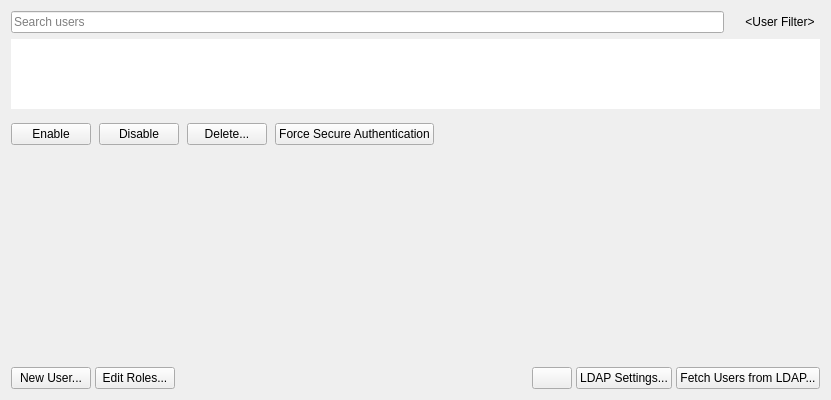
<?xml version="1.0" encoding="UTF-8"?>
<ui version="4.0">
 <class>UserListWidget</class>
 <widget class="QWidget" name="UserListWidget">
  <property name="geometry">
   <rect>
    <x>0</x>
    <y>0</y>
    <width>831</width>
    <height>400</height>
   </rect>
  </property>
  <layout class="QVBoxLayout" name="mainVerticalLayout" stretch="0,0">
   <item>
    <layout class="QVBoxLayout" name="verticalLayout" stretch="0,0">
     <item>
      <layout class="QHBoxLayout" name="horizontalLayout_5">
       <property name="spacing">
        <number>16</number>
       </property>
       <item>
        <widget class="QLineEdit" name="filterLineEdit">
         <property name="placeholderText">
          <string>Search users</string>
         </property>
         <property name="clearButtonEnabled">
          <bool>true</bool>
         </property>
        </widget>
       </item>
       <item>
        <widget class="DropdownButton" name="filterButton">
         <property name="sizePolicy">
          <sizepolicy hsizetype="Minimum" vsizetype="Preferred">
           <horstretch>0</horstretch>
           <verstretch>0</verstretch>
          </sizepolicy>
         </property>
         <property name="text">
          <string notr="true">&lt;User Filter&gt;</string>
         </property>
         <property name="flat">
          <bool>true</bool>
         </property>
        </widget>
       </item>
      </layout>
     </item>
     <item>
      <widget class="QStackedWidget" name="searchWidget">
       <property name="currentIndex">
        <number>0</number>
       </property>
       <widget class="QWidget" name="usersPage">
        <layout class="QVBoxLayout" name="verticalLayout_3">
         <property name="leftMargin">
          <number>0</number>
         </property>
         <property name="topMargin">
          <number>0</number>
         </property>
         <property name="rightMargin">
          <number>0</number>
         </property>
         <property name="bottomMargin">
          <number>0</number>
         </property>
         <item>
          <widget class="nx::vms::client::desktop::TreeView" name="usersTable">
           <property name="sizePolicy">
            <sizepolicy hsizetype="Expanding" vsizetype="Maximum">
             <horstretch>0</horstretch>
             <verstretch>0</verstretch>
            </sizepolicy>
           </property>
           <property name="focusPolicy">
            <enum>Qt::TabFocus</enum>
           </property>
           <property name="frameShape">
            <enum>QFrame::NoFrame</enum>
           </property>
           <property name="sizeAdjustPolicy">
            <enum>QAbstractScrollArea::AdjustToContents</enum>
           </property>
           <property name="selectionMode">
            <enum>QAbstractItemView::NoSelection</enum>
           </property>
           <property name="selectionBehavior">
            <enum>QAbstractItemView::SelectRows</enum>
           </property>
           <property name="rootIsDecorated">
            <bool>false</bool>
           </property>
           <property name="uniformRowHeights">
            <bool>true</bool>
           </property>
           <property name="sortingEnabled">
            <bool>true</bool>
           </property>
           <property name="allColumnsShowFocus">
            <bool>true</bool>
           </property>
           <attribute name="headerStretchLastSection">
            <bool>false</bool>
           </attribute>
          </widget>
         </item>
         <item>
          <layout class="QHBoxLayout" name="horizontalLayout_1">
           <property name="spacing">
            <number>8</number>
           </property>
           <property name="topMargin">
            <number>8</number>
           </property>
           <property name="bottomMargin">
            <number>8</number>
           </property>
           <item>
            <widget class="QPushButton" name="enableSelectedButton">
             <property name="text">
              <string>Enable</string>
             </property>
            </widget>
           </item>
           <item>
            <widget class="QPushButton" name="disableSelectedButton">
             <property name="text">
              <string>Disable</string>
             </property>
            </widget>
           </item>
           <item>
            <widget class="QPushButton" name="deleteSelectedButton">
             <property name="text">
              <string>Delete...</string>
             </property>
            </widget>
           </item>
           <item>
            <widget class="QPushButton" name="forceSecureAuthButton">
             <property name="text">
              <string>Force Secure Authentication</string>
             </property>
            </widget>
           </item>
           <item>
            <spacer name="horizontalSpacer_1">
             <property name="orientation">
              <enum>Qt::Horizontal</enum>
             </property>
             <property name="sizeHint" stdset="0">
              <size>
               <width>40</width>
               <height>20</height>
              </size>
             </property>
            </spacer>
           </item>
          </layout>
         </item>
         <item>
          <spacer name="verticalSpacer">
           <property name="orientation">
            <enum>Qt::Vertical</enum>
           </property>
           <property name="sizeHint" stdset="0">
            <size>
             <width>20</width>
             <height>40</height>
            </size>
           </property>
          </spacer>
         </item>
        </layout>
       </widget>
       <widget class="QWidget" name="nothingFoundPage">
        <layout class="QGridLayout" name="gridLayout" rowstretch="2,0,3">
         <property name="leftMargin">
          <number>0</number>
         </property>
         <property name="topMargin">
          <number>0</number>
         </property>
         <property name="rightMargin">
          <number>0</number>
         </property>
         <property name="bottomMargin">
          <number>0</number>
         </property>
         <item row="0" column="0">
          <spacer name="verticalSpacer_2">
           <property name="orientation">
            <enum>Qt::Vertical</enum>
           </property>
          </spacer>
         </item>
         <item row="1" column="0">
          <widget class="QLabel" name="label">
           <property name="font">
            <font>
             <pointsize>15</pointsize>
             <weight>50</weight>
             <bold>false</bold>
            </font>
           </property>
           <property name="text">
            <string>Nothing found</string>
           </property>
           <property name="alignment">
            <set>Qt::AlignCenter</set>
           </property>
          </widget>
         </item>
         <item row="2" column="0">
          <spacer name="verticalSpacer_3">
           <property name="orientation">
            <enum>Qt::Vertical</enum>
           </property>
          </spacer>
         </item>
        </layout>
       </widget>
      </widget>
     </item>
    </layout>
   </item>
   <item>
    <layout class="QHBoxLayout" name="horizontalLayout_2">
     <property name="spacing">
      <number>4</number>
     </property>
     <property name="topMargin">
      <number>0</number>
     </property>
     <item>
      <widget class="QPushButton" name="createUserButton">
       <property name="text">
        <string>New User...</string>
       </property>
      </widget>
     </item>
     <item>
      <widget class="QPushButton" name="rolesButton">
       <property name="text">
        <string>Edit Roles...</string>
       </property>
      </widget>
     </item>
     <item>
      <spacer name="horizontalSpacer_2">
       <property name="orientation">
        <enum>Qt::Horizontal</enum>
       </property>
       <property name="sizeHint" stdset="0">
        <size>
         <width>40</width>
         <height>0</height>
        </size>
       </property>
      </spacer>
     </item>
     <item>
      <widget class="nx::vms::client::desktop::HintButton" name="ldapTooltip"/>
     </item>
     <item>
      <widget class="QPushButton" name="ldapSettingsButton">
       <property name="text">
        <string>LDAP Settings...</string>
       </property>
      </widget>
     </item>
     <item>
      <widget class="QPushButton" name="fetchButton">
       <property name="text">
        <string>Fetch Users from LDAP...</string>
       </property>
      </widget>
     </item>
    </layout>
   </item>
  </layout>
 </widget>
 <customwidgets>
  <customwidget>
   <class>nx::vms::client::desktop::TreeView</class>
   <extends>QTreeView</extends>
   <header location="global">nx/vms/client/desktop/common/widgets/tree_view.h</header>
  </customwidget>
  <customwidget>
   <class>nx::vms::client::desktop::HintButton</class>
   <extends>QPushButton</extends>
   <header location="global">nx/vms/client/desktop/common/widgets/hint_button.h</header>
  </customwidget>
  <customwidget>
   <class>DropdownButton</class>
   <extends>QPushButton</extends>
   <header>nx/vms/client/desktop/common/widgets/dropdown_button.h</header>
  </customwidget>
 </customwidgets>
 <tabstops>
  <tabstop>filterLineEdit</tabstop>
  <tabstop>filterButton</tabstop>
  <tabstop>usersTable</tabstop>
  <tabstop>enableSelectedButton</tabstop>
  <tabstop>disableSelectedButton</tabstop>
  <tabstop>deleteSelectedButton</tabstop>
  <tabstop>forceSecureAuthButton</tabstop>
  <tabstop>createUserButton</tabstop>
  <tabstop>rolesButton</tabstop>
  <tabstop>ldapSettingsButton</tabstop>
  <tabstop>fetchButton</tabstop>
 </tabstops>
 <resources/>
 <connections/>
</ui>
